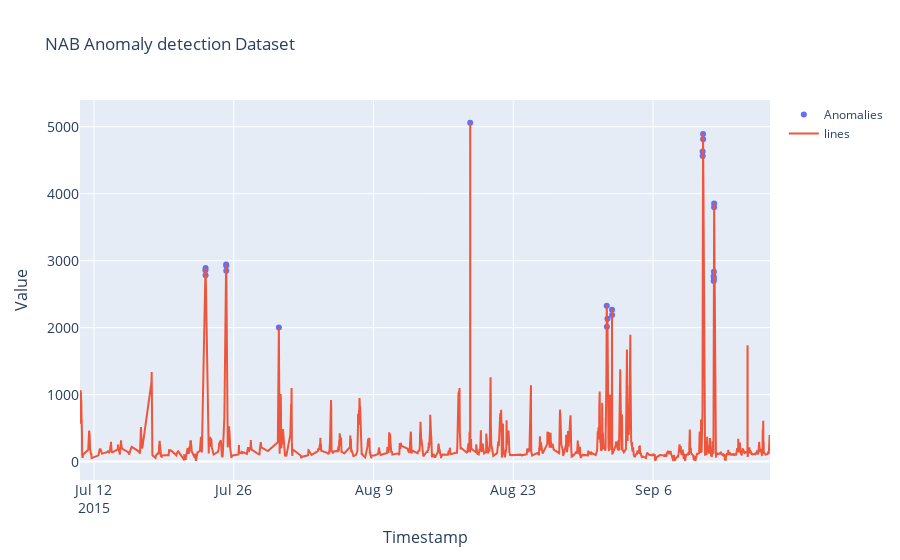

The notebook cell saved with this chart:
### Code cell
fig = go.Figure()

# Add traces
fig.add_trace(go.Scatter(x=df_anomalous_pts['timestamp'], y=df_anomalous_pts['value'],
                    mode='markers',
                    name='Anomalies'))
fig.add_trace(go.Scatter(x=df['timestamp'], y=df['value'],
                    mode='lines',
                    name='lines'))
#Setting Layout
fig.update_layout(title_text='NAB Anomaly detection Dataset',
                  xaxis=dict(
                                title='Timestamp',
                                titlefont_size=16,
                                tickfont_size=14,
                            ),
                   yaxis=dict(
                                title='Value',
                                titlefont_size=16,
                                tickfont_size=14,
                            ),
                 )
fig.show()

### Figure 1 — Plotly figure (JSON) as saved in the notebook; plotly's stock layout.template omitted (floating-point values rounded to 4 significant figures; data arrays with more than 128 entries replaced by an {"elided": "..."} marker saying what was removed)
{"data": [{"mode": "markers", "name": "Anomalies", "type": "scatter", "x": ["2015-07-23 03:55:00", "2015-07-23 04:15:00", "2015-07-23 04:24:00", "2015-07-25 05:39:00", "2015-07-25 05:59:00", "2015-07-25 06:03:00", "2015-07-30 12:29:00", "2015-08-18 16:26:00", "2015-09-01 08:46:00", "2015-09-01 09:06:00", "2015-09-01 10:26:00", "2015-09-01 21:22:00", "2015-09-01 21:32:00", "2015-09-10 23:13:00", "2015-09-10 23:18:00", "2015-09-11 00:13:00", "2015-09-11 00:25:00", "2015-09-12 01:42:00", "2015-09-12 01:52:00", "2015-09-12 02:12:00", "2015-09-12 02:20:00", "2015-09-12 02:42:00", "2015-09-12 02:53:00"], "y": [2858, 2781, 2891, 2941, 2848, 2924, 2003, 5059, 2325, 2014, 2134, 2268, 2190, 4630, 4562, 4891, 4813, 2769, 2697, 2833, 2730, 3799, 3853]}, {"mode": "lines", "name": "lines", "type": "scatter", "x": {"elided": "2500 str values"}, "y": {"elided": "2500 int values"}}], "layout": {"title": {"text": "NAB Anomaly detection Dataset"}, "xaxis": {"tickfont": {"size": 14}, "title": {"font": {"size": 16}, "text": "Timestamp"}}, "yaxis": {"tickfont": {"size": 14}, "title": {"font": {"size": 16}, "text": "Value"}}}}
